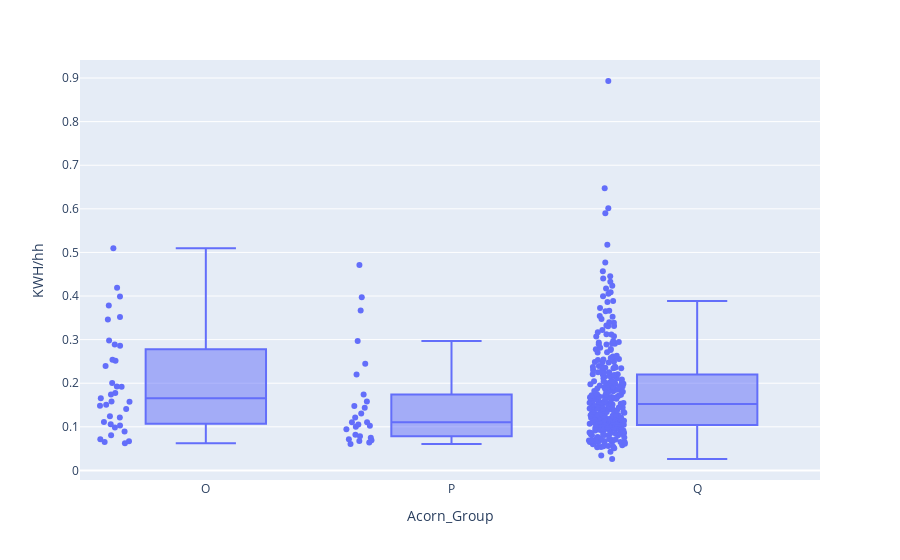

Notebook source saved alongside this figure:
### Code cell
import plotly.express as px
fig = px.box(cat5, x="Acorn_Group", y="KWH/hh", points='all')
fig.show()

### Figure 1 — Plotly figure (JSON) as saved in the notebook; plotly's stock layout.template omitted (floating-point values rounded to 4 significant figures; data arrays with more than 128 entries replaced by an {"elided": "..."} marker saying what was removed)
{"data": [{"alignmentgroup": "True", "boxpoints": "all", "hovertemplate": "Acorn_Group=%{x}<br>KWH/hh=%{y}<extra></extra>", "legendgroup": "", "marker": {"color": "#636efa"}, "name": "", "notched": false, "offsetgroup": "", "orientation": "v", "showlegend": false, "type": "box", "x": {"elided": "353 str values"}, "x0": " ", "xaxis": "x", "y": {"elided": "353 float values"}, "y0": " ", "yaxis": "y"}], "layout": {"boxmode": "group", "legend": {"tracegroupgap": 0}, "margin": {"t": 60}, "xaxis": {"anchor": "y", "domain": [0, 1], "title": {"text": "Acorn_Group"}}, "yaxis": {"anchor": "x", "domain": [0, 1], "title": {"text": "KWH/hh"}}}}
